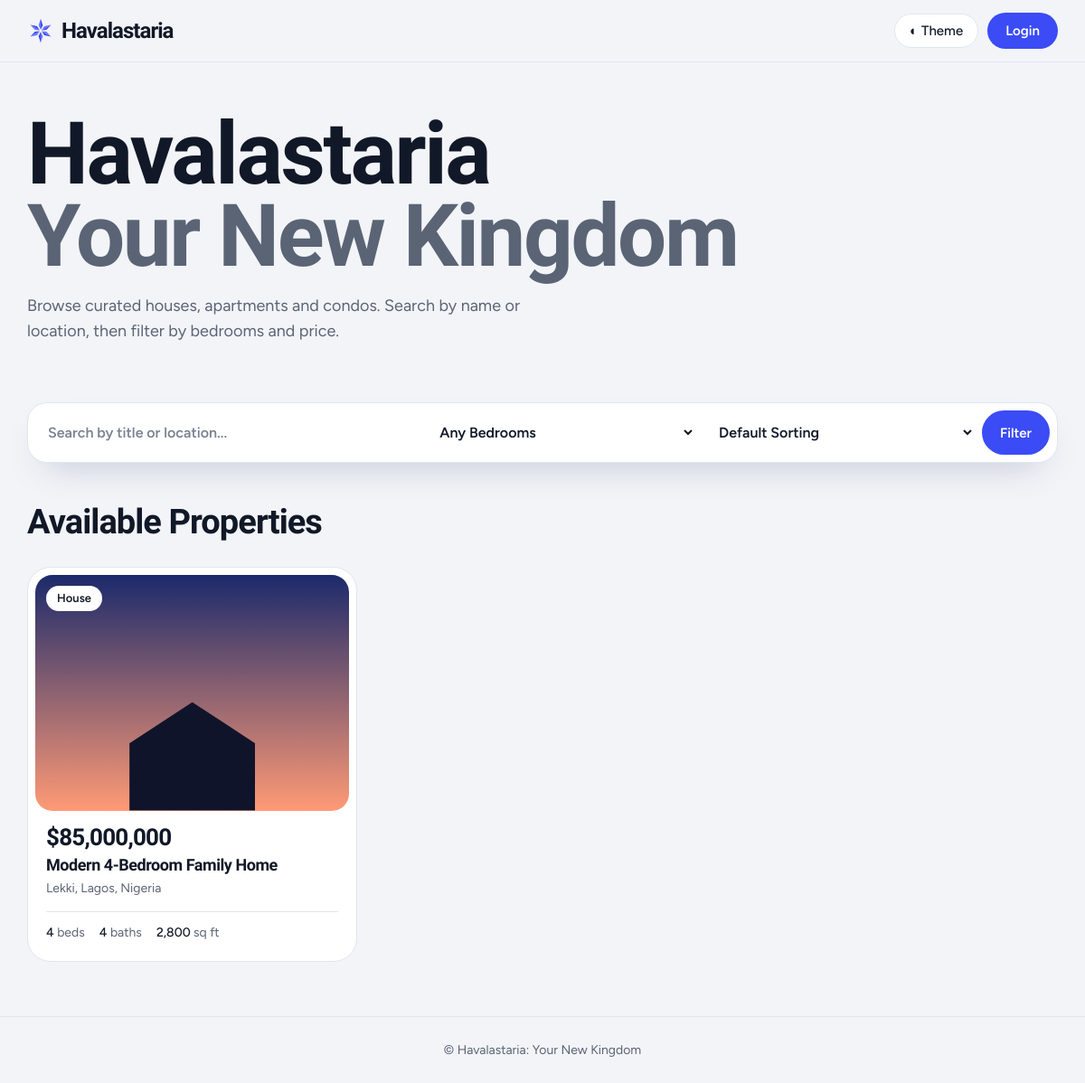
The page / on the database its author committed.
### listings/models.py (models this page shows, shortened)
class Property(models.Model):
    PROPERTY_TYPES = [
        ('house', 'House'),
        ('apartment', 'Apartment'),
        ('condo', 'Condo'),
    ]
    title = models.CharField(max_length=200)
    description = models.TextField()
    location = models.CharField(max_length=255)
    price = models.DecimalField(max_digits=10, decimal_places=2) # e.g., 750000.00
    property_type = models.CharField(max_length=20, choices=PROPERTY_TYPES, default='house')
    bedrooms = models.IntegerField()
    bathrooms = models.DecimalField(max_digits=3, decimal_places=1) # Allows for 2.5 baths
    square_feet = models.IntegerField()
    year_built = models.IntegerField()
    image = models.ImageField(upload_to='property_images/', blank=True, null=True)
    agent = models.ForeignKey(Agent, on_delete=models.CASCADE, related_name='properties')
    created_at = models.DateTimeField(auto_now_add=True)

### listings/views.py (the view)
# urls.py: path('', views.index, name='index'),
def index(request):
    properties = Property.objects.all()
    q = request.GET.get('q', '').strip()
    if q:
        properties = properties.filter(Q(title__icontains=q) | Q(location__icontains=q))
    bedrooms = request.GET.get('bedrooms', '')
    if bedrooms.isdigit():
        properties = properties.filter(bedrooms__gte=int(bedrooms))
    order = {'low_price': 'price', 'high_price': '-price'}.get(request.GET.get('sort'), '-created_at')
    properties = properties.order_by(order)
    is_agent = False
    if request.user.is_authenticated and hasattr(request.user, 'agent'):
        is_agent = True
    context = {
        'properties': properties,
        'is_agent': is_agent
    }
    return render(request, 'listings/index.html', context)

### listings/context_processors.py (called while the page is built)
def unread(request):
    if not request.user.is_authenticated:
        return {}
    n = (Message.objects.filter(is_read=False)
         .filter(Q(conversation__client=request.user) | Q(conversation__agent__user=request.user))
         .exclude(sender=request.user).count())
    return {'unread_count': n}

### listings/templates/listings/index.html (shortened to what this page needs)
{% extends 'listings/base.html' %}
{% block content %}
<section class="hero">
  <h1>Havalastaria<span>Your New Kingdom</span></h1>
  <p>Browse curated houses, apartments and condos. Search by name or location, then filter by bedrooms and price.</p>
</section>
<form method="get" action="{% url 'listings:index' %}" class="search-bar">
  <input type="text" name="q" placeholder="Search by title or location..." value="{{ request.GET.q|default:'' }}" aria-label="Search">
  <select name="bedrooms" aria-label="Bedrooms">
    <option value="">Any Bedrooms</option>
  </select>
  <select name="sort" aria-label="Sort">
    <option value="">Default Sorting</option>
  </select>
  <button type="submit" class="btn">Filter</button>
</form>
<div class="bar"><h2>Available Properties</h2></div>
<div class="property-grid">
  {% for property in properties %}
    <a href="{% url 'listings:property_detail' property.id %}" class="property-card">
      <div class="im{% if not property.image %} ph{% endif %}">
        <span class="tag">{{ property.get_property_type_display }}</span>
      </div>
      <div class="property-card-body">
        <div class="pr">${{ property.price|floatformat:'0g' }}</div>
        <h3>{{ property.title }}</h3>
        <div class="ar">{{ property.location|default:"Location not specified" }}</div>
        <div class="sp">
          <div>{{ property.bedrooms }} <span>beds</span></div>
          <div>{{ property.bathrooms|floatformat:'-1' }} <span>baths</span></div>
          <div>{{ property.square_feet|floatformat:'0g' }} <span>sq ft</span></div>
        </div>
      </div>
    </a>
  {% empty %}
    <div class="empty"><h3>No properties found</h3><p>Try a different search or clear the filters.</p></div>
  {% endfor %}
</div>
{% endblock %}

### listings/templates/listings/base.html (style rules this page uses)
:root { color-scheme:light;--bg:#F2F4F8;--sf:#fff;--ink:#111827;--mu:#5B6475;--ln:#E1E5EE;--ac:#3B4BF5;--ai:#fff;--sh:0 18px 40px -22px rgba(30,40,90,.35) }
* { box-sizing:border-box }
body { margin:0;background:var(--bg);color:var(--ink);font:16px/1.55 Figtree,system-ui,sans-serif }
h1,h2,h3,h4,.f { font-family:"Bricolage Grotesque",Figtree,sans-serif;letter-spacing:-.025em;margin:0 }
a { color:inherit }
.btn,.pill { border:0;border-radius:99px;padding:11px 20px;font:600 15px Figtree,sans-serif;text-decoration:none;display:inline-block;cursor:pointer;background:var(--ac);color:var(--ai);text-align:center;transition:transform .15s,opacity .15s }
.hero { padding:28px 0 36px }
.hero h1 { font-size:clamp(44px,8vw,96px);line-height:.95;font-weight:800 }
.hero h1 span { display:block;color:var(--mu) }
.hero p { color:var(--mu);font-size:18px;max-width:50ch;margin:18px 0 28px }
.search-bar { display:grid;grid-template-columns:1.4fr 1fr 1fr auto;gap:8px;background:var(--sf);padding:8px;border-radius:22px;box-shadow:var(--sh);border:1px solid var(--ln);margin-bottom:36px }
.search-bar input,.search-bar select { width:100%;border:0;background:none;color:var(--ink);font:600 16px Figtree,sans-serif;padding:14px;border-radius:14px;outline:0 }
.bar { display:flex;justify-content:space-between;align-items:end;margin-bottom:20px }
.bar h2 { font-size:clamp(26px,4vw,38px) }
.property-grid { display:grid;grid-template-columns:repeat(auto-fill,minmax(310px,1fr));gap:22px }
.property-card { background:var(--sf);border:1px solid var(--ln);border-radius:26px;overflow:hidden;text-decoration:none;display:block;transition:transform .25s,box-shadow .25s }
.im { aspect-ratio:4/3;margin:8px;border-radius:19px;overflow:hidden;position:relative;background:linear-gradient(#1b2a6b,#ff9a76) }
.im.ph::after { content:"";position:absolute;left:30%;right:30%;bottom:0;height:46%;background:#10142a;clip-path:polygon(0 38%,50% 0,100% 38%,100% 100%,0 100%) }
.tag { position:absolute;left:12px;top:12px;background:var(--sf);color:var(--ink);border-radius:99px;padding:4px 12px;font-size:13px;font-weight:600 }
.property-card-body { padding:6px 20px 20px }
.pr { font:800 26px "Bricolage Grotesque",sans-serif;letter-spacing:-.03em }
.property-card-body h3 { font-size:18px;margin:2px 0 }
.ar { color:var(--mu);font-size:14px }
.sp { display:flex;gap:16px;border-top:1px solid var(--ln);margin-top:14px;padding-top:12px;font-size:14px;font-weight:500 }
.sp span { color:var(--mu);font-weight:400 }
input::placeholder { color:var(--mu);opacity:.8 }

### rows shown on the page
Property: property_type "House", price "85,000,000", title "Modern 4-Bedroom Family Home", location "Lekki, Lagos, Nigeria", bedrooms "4", bathrooms "4", square_feet "2,800"
